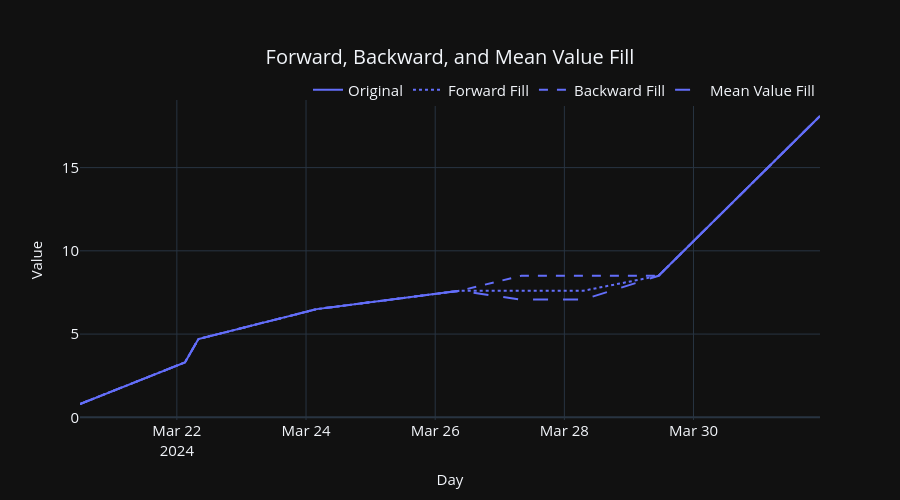

The notebook cell this image was saved under:
### Code cell
# Plotting
plot_df = pd.melt(_df.reset_index(), id_vars='datetime', var_name='series')
fig = px.line(
    plot_df,
    x='datetime',
    y=['value'],
    line_dash='series',
    title='Forward, Backward, and Mean Value Fill'
)
fig = format_plot(
    fig,
    [
        'Original',
        'Forward Fill',
        'Backward Fill',
        'Mean Value Fill'
    ]
)
fig.show()

### Figure 1 — Plotly figure (JSON) as saved in the notebook; plotly's stock layout.template omitted (floating-point values rounded to 4 significant figures)
{"data": [{"hovertemplate": "variable=value<br>series=pm2_5_1_hr<br>datetime=%{x}<br>_value=%{y}<extra></extra>", "legendgroup": "value, pm2_5_1_hr", "line": {"color": "#636efa", "dash": "solid"}, "marker": {"symbol": "circle"}, "mode": "lines", "name": "Original", "orientation": "v", "showlegend": true, "x": ["2024-03-20T12:00:00.000000000", "2024-03-22T03:00:00.000000000", "2024-03-22T08:00:00.000000000", "2024-03-24T04:00:00.000000000", "2024-03-26T09:00:00.000000000", "2024-03-27T08:00:00.000000000", "2024-03-27T15:00:00.000000000", "2024-03-28T07:00:00.000000000", "2024-03-29T11:00:00.000000000", "2024-03-31T23:00:00.000000000"], "xaxis": "x", "y": [0.8, 3.3, 4.7, 6.5, 7.6, NaN, NaN, NaN, 8.5, 18.1], "yaxis": "y", "type": "scatter"}, {"hovertemplate": "variable=value<br>series=ffill<br>datetime=%{x}<br>_value=%{y}<extra></extra>", "legendgroup": "value, ffill", "line": {"color": "#636efa", "dash": "dot"}, "marker": {"symbol": "circle"}, "mode": "lines", "name": "Forward Fill", "orientation": "v", "showlegend": true, "x": ["2024-03-20T12:00:00.000000000", "2024-03-22T03:00:00.000000000", "2024-03-22T08:00:00.000000000", "2024-03-24T04:00:00.000000000", "2024-03-26T09:00:00.000000000", "2024-03-27T08:00:00.000000000", "2024-03-27T15:00:00.000000000", "2024-03-28T07:00:00.000000000", "2024-03-29T11:00:00.000000000", "2024-03-31T23:00:00.000000000"], "xaxis": "x", "y": [0.8, 3.3, 4.7, 6.5, 7.6, 7.6, 7.6, 7.6, 8.5, 18.1], "yaxis": "y", "type": "scatter"}, {"hovertemplate": "variable=value<br>series=bfill<br>datetime=%{x}<br>_value=%{y}<extra></extra>", "legendgroup": "value, bfill", "line": {"color": "#636efa", "dash": "dash"}, "marker": {"symbol": "circle"}, "mode": "lines", "name": "Backward Fill", "orientation": "v", "showlegend": true, "x": ["2024-03-20T12:00:00.000000000", "2024-03-22T03:00:00.000000000", "2024-03-22T08:00:00.000000000", "2024-03-24T04:00:00.000000000", "2024-03-26T09:00:00.000000000", "2024-03-27T08:00:00.000000000", "2024-03-27T15:00:00.000000000", "2024-03-28T07:00:00.000000000", "2024-03-29T11:00:00.000000000", "2024-03-31T23:00:00.000000000"], "xaxis": "x", "y": [0.8, 3.3, 4.7, 6.5, 7.6, 8.5, 8.5, 8.5, 8.5, 18.1], "yaxis": "y", "type": "scatter"}, {"hovertemplate": "variable=value<br>series=mean_value<br>datetime=%{x}<br>_value=%{y}<extra></extra>", "legendgroup": "value, mean_value", "line": {"color": "#636efa", "dash": "longdash"}, "marker": {"symbol": "circle"}, "mode": "lines", "name": "Mean Value Fill", "orientation": "v", "showlegend": true, "x": ["2024-03-20T12:00:00.000000000", "2024-03-22T03:00:00.000000000", "2024-03-22T08:00:00.000000000", "2024-03-24T04:00:00.000000000", "2024-03-26T09:00:00.000000000", "2024-03-27T08:00:00.000000000", "2024-03-27T15:00:00.000000000", "2024-03-28T07:00:00.000000000", "2024-03-29T11:00:00.000000000", "2024-03-31T23:00:00.000000000"], "xaxis": "x", "y": [0.8, 3.3, 4.7, 6.5, 7.6, 7.071, 7.071, 7.071, 8.5, 18.1], "yaxis": "y", "type": "scatter"}], "layout": {"xaxis": {"anchor": "y", "domain": [0.0, 1.0], "title": {"text": "Day", "font": {"size": 15}}, "tickfont": {"size": 15}}, "yaxis": {"anchor": "x", "domain": [0.0, 1.0], "title": {"text": "Value", "font": {"size": 15}}, "tickfont": {"size": 15}}, "legend": {"title": {"text": ""}, "tracegroupgap": 0, "font": {"size": 15}, "orientation": "h", "yanchor": "bottom", "y": 0.98, "xanchor": "right", "x": 1}, "title": {"text": "Forward, Backward, and Mean Value Fill", "font": {"size": 20}, "x": 0.5, "xanchor": "center", "yanchor": "top"}, "autosize": false, "width": 900, "height": 500}}
